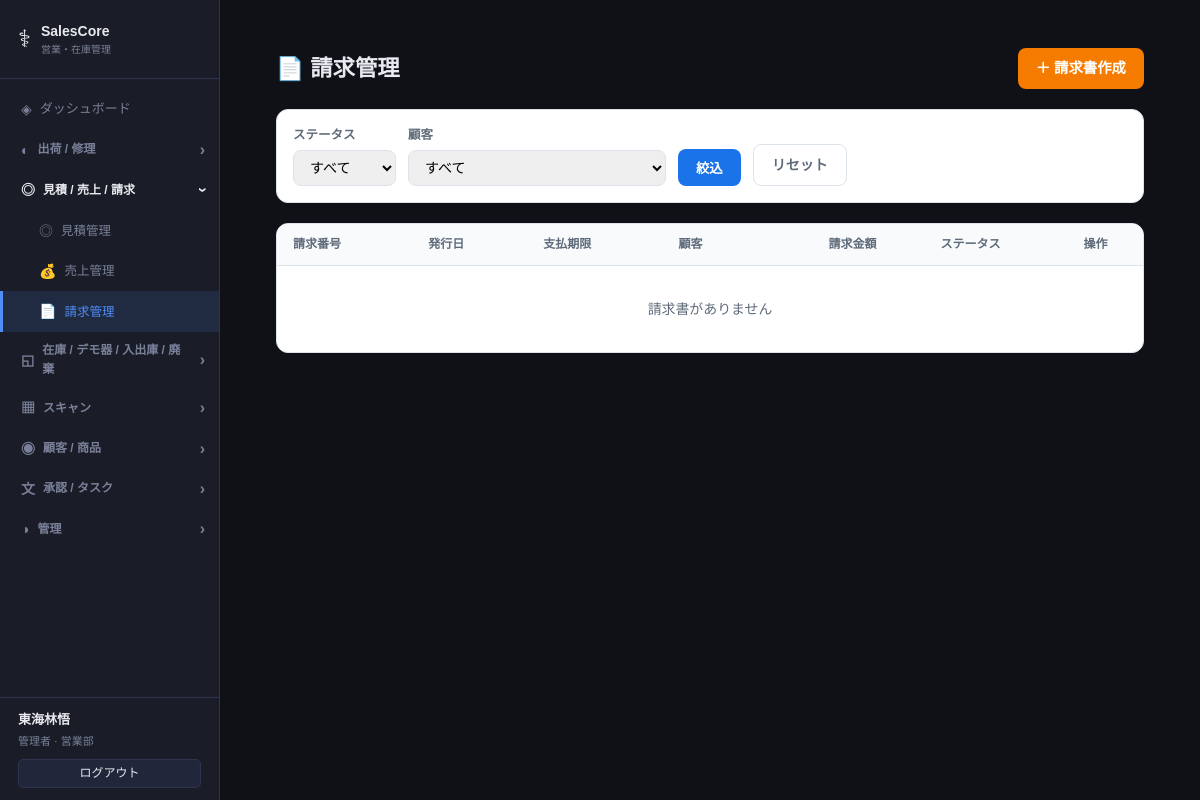
/invoices (signed in), run on an earlier commit of the app's database.
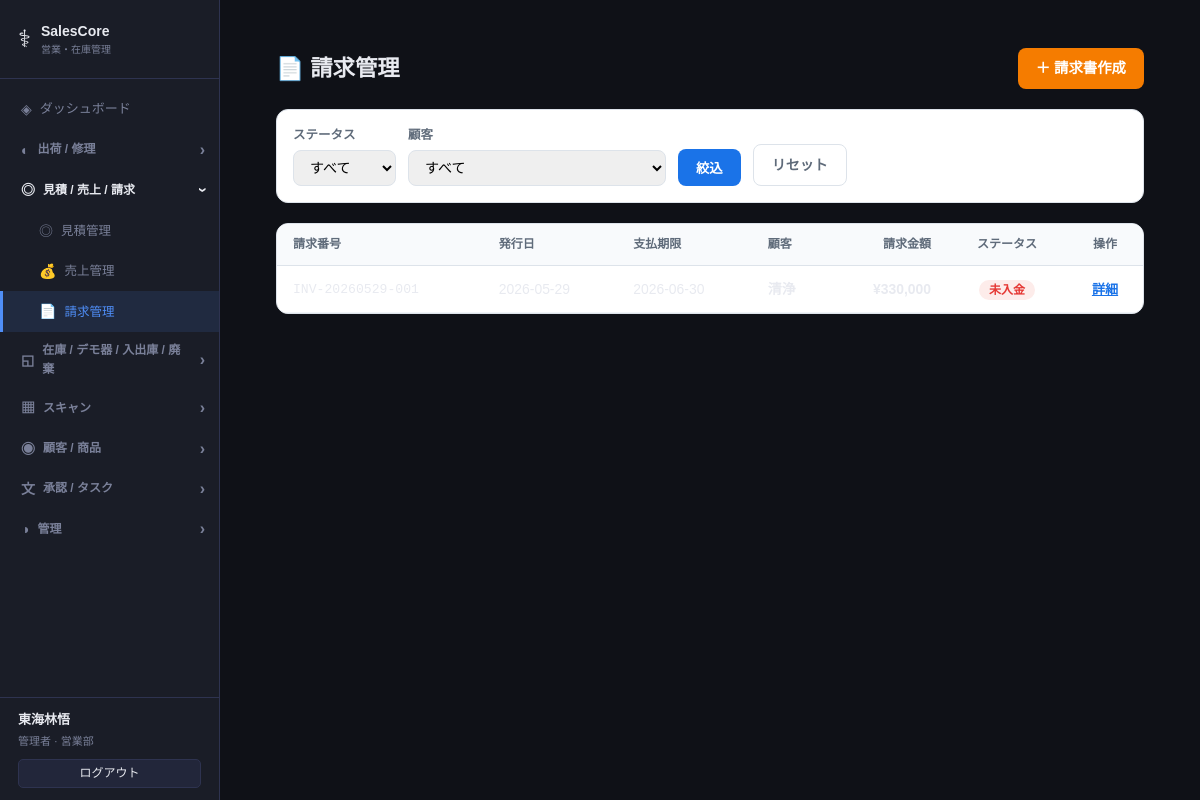
And on a later commit of the database.
### models.py (models this page shows)
class Base(DeclarativeBase):
    pass

class Invoice(Base):
    __tablename__ = "invoices"
    id = Column(Integer, primary_key=True, autoincrement=True)
    invoice_number = Column(String(50), unique=True, nullable=False)
    customer_id = Column(Integer, ForeignKey("customers.id"), nullable=False)
    issue_date = Column(Date, nullable=False)
    due_date = Column(Date, nullable=True)
    subtotal = Column(Float, default=0.0)
    tax_amount = Column(Float, default=0.0)
    total_amount = Column(Float, default=0.0)
    status = Column(String(20), default="unpaid")  # unpaid / partial / paid
    notes = Column(Text, nullable=True)
    staff_name = Column(String(100), nullable=True)
    created_at = Column(DateTime, default=datetime.now)
    customer = relationship("Customer", foreign_keys=[customer_id])
    items = relationship("InvoiceItem", back_populates="invoice", cascade="all, delete-orphan")
    payments = relationship("Payment", back_populates="invoice", cascade="all, delete-orphan")

class Customer(Base):
    __tablename__ = "customers"
    id = Column(Integer, primary_key=True, autoincrement=True)
    name = Column(String(200), nullable=False)
    category = Column(String(50), default="hospital")  # hospital / supplier
    phone = Column(String(50), nullable=True)
    email = Column(String(200), nullable=True)
    address = Column(Text, nullable=True)
    trading_terms = Column(Text, nullable=True)  # 取引条件
    notes = Column(Text, nullable=True)
    created_at = Column(DateTime, default=datetime.now)
    staff_id = Column(Integer, ForeignKey("staffs.id"), nullable=True)
    staff = relationship("Staff")
    quotes = relationship("Quote", back_populates="customer", foreign_keys="Quote.customer_id")

### routers/sales.py (the view)
@router.get("/invoices", response_class=HTMLResponse)
def list_invoices(request: Request, status: str = "", customer_id: str = "",
                  db: Session = Depends(get_db)):
    q = db.query(models.Invoice)
    if status:
        q = q.filter(models.Invoice.status == status)
    if customer_id:
        q = q.filter(models.Invoice.customer_id == int(customer_id))
    invoices = q.order_by(models.Invoice.id.desc()).all()
    customers = db.query(models.Customer).order_by(models.Customer.name).all()
    return templates.TemplateResponse("sales/invoices.html", {
        "request": request, "invoices": invoices,
        "customers": customers, "status": status, "customer_id": customer_id,
    })

### templates/sales/invoices.html (shortened to what the changed rows need)
{% extends "base.html" %}
{% block content %}
<div style="padding:20px 24px">
  <div style="display:flex;align-items:center;justify-content:space-between;margin-bottom:20px">
    <h1 style="font-size:1.4rem;font-weight:700;margin:0">📄 請求管理</h1>
  </div>
  <div style="background:white;border:1px solid #dde3ea;border-radius:12px;overflow:hidden">
    <table style="width:100%;border-collapse:collapse;font-size:0.87rem">
      <thead>
        <tr style="background:#f8fafc">
          <th style="padding:11px 16px;text-align:left;font-size:0.75rem;font-weight:700;color:#5f6b7a;border-bottom:1px solid #dde3ea">請求番号</th>
          <th style="padding:11px 16px;text-align:left;font-size:0.75rem;font-weight:700;color:#5f6b7a;border-bottom:1px solid #dde3ea">発行日</th>
          <th style="padding:11px 16px;text-align:left;font-size:0.75rem;font-weight:700;color:#5f6b7a;border-bottom:1px solid #dde3ea">支払期限</th>
          <th style="padding:11px 16px;text-align:left;font-size:0.75rem;font-weight:700;color:#5f6b7a;border-bottom:1px solid #dde3ea">顧客</th>
          <th style="padding:11px 16px;text-align:right;font-size:0.75rem;font-weight:700;color:#5f6b7a;border-bottom:1px solid #dde3ea">請求金額</th>
          <th style="padding:11px 16px;text-align:center;font-size:0.75rem;font-weight:700;color:#5f6b7a;border-bottom:1px solid #dde3ea">ステータス</th>
          <th style="padding:11px 16px;text-align:center;font-size:0.75rem;font-weight:700;color:#5f6b7a;border-bottom:1px solid #dde3ea">操作</th>
        </tr>
      </thead>
      <tbody>
        {% for inv in invoices %}
        <tr style="border-bottom:1px solid #f0f4f8" onmouseover="this.style.background='#f8fafc'" onmouseout="this.style.background=''">
          <td style="padding:12px 16px;font-family:monospace;font-size:0.82rem">{{ inv.invoice_number }}</td>
          <td style="padding:12px 16px">{{ inv.issue_date }}</td>
          <td style="padding:12px 16px">{{ inv.due_date or '—' }}</td>
          <td style="padding:12px 16px;font-weight:600">{{ inv.customer.name }}</td>
          <td style="padding:12px 16px;text-align:right;font-weight:700">¥{{ "{:,.0f}".format(inv.total_amount) }}</td>
          <td style="padding:12px 16px;text-align:center">
            {% if inv.status == 'unpaid' %}<span style="background:#fdecea;color:#e53935;padding:3px 10px;border-radius:999px;font-size:0.75rem;font-weight:700">未入金</span>
            {% elif inv.status == 'partial' %}<span style="background:#fff3e0;color:#e65100;padding:3px 10px;border-radius:999px;font-size:0.75rem;font-weight:700">一部入金</span>
            {% elif inv.status == 'paid' %}<span style="background:#e8f5e9;color:#2e7d32;padding:3px 10px;border-radius:999px;font-size:0.75rem;font-weight:700">入金済</span>{% endif %}
          </td>
          <td style="padding:12px 16px;text-align:center">
            <a href="/invoices/{{ inv.id }}" style="color:#1a73e8;font-size:0.82rem;font-weight:600">詳細</a>
          </td>
        </tr>
        {% else %}
        <tr><td colspan="7" style="padding:32px;text-align:center;color:#5f6b7a">請求書がありません</td></tr>
        {% endfor %}
      </tbody>
    </table>
  </div>
</div>
{% endblock %}

What changed in the data, as far as the page shows it:
added Invoice: invoice_number "INV-20260529-001", issue_date "2026-05-29", due_date "2026-06-30", customer.name "清浄", total_amount "330,000", status "未入金"
Also different on the page:
text no longer shown: "請求書がありません"
